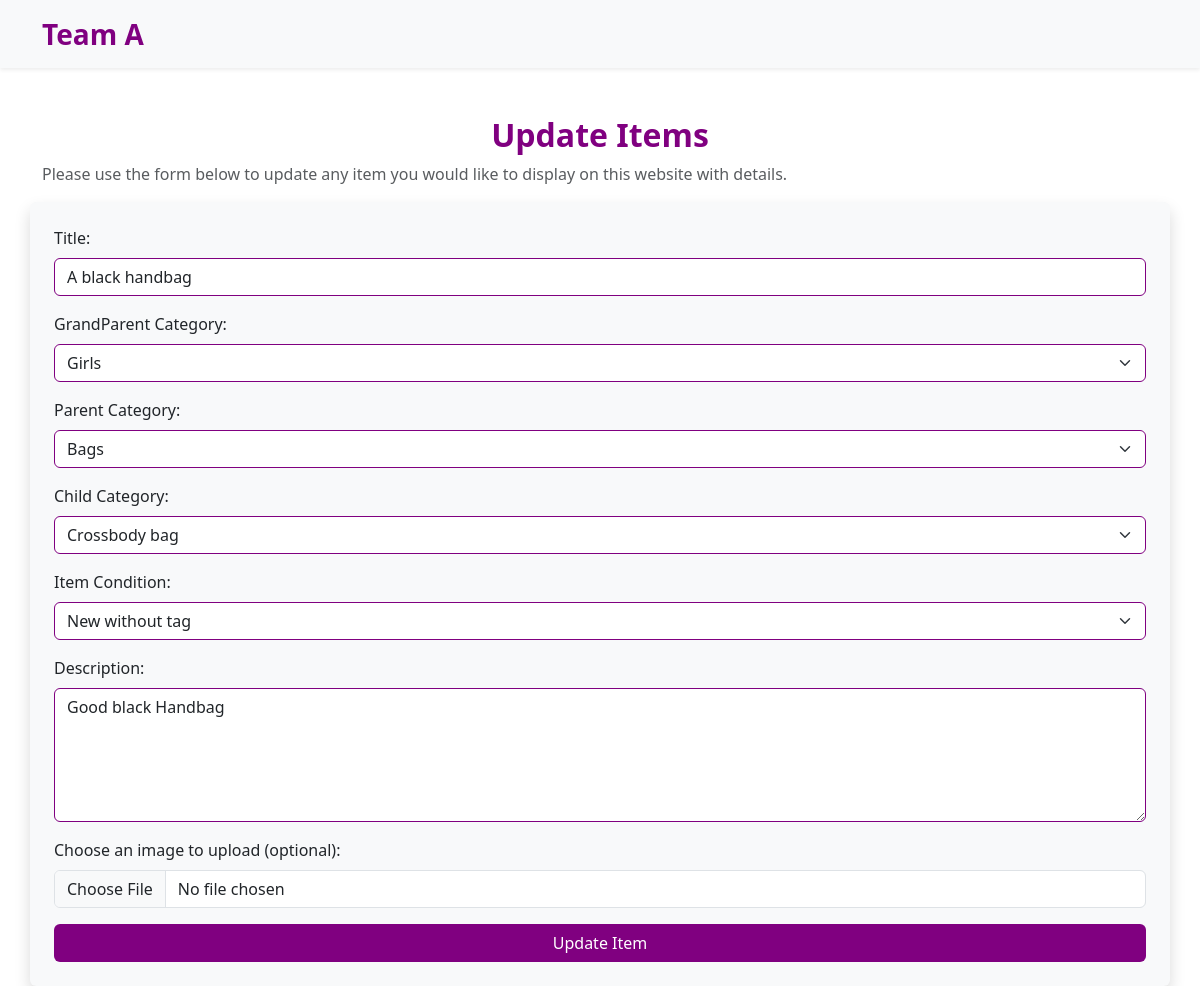
The page /update_item.php?item_id=30 (signed in) on the database its author committed.
### tables this page shows
CREATE TABLE `items` (
  `item_id` int(11) NOT NULL,
  `user_id` int(11) NOT NULL,
  `category_id` int(11) NOT NULL,
  `status_id` int(11) NOT NULL,
  `size_id` int(11) DEFAULT NULL,
  `condition_id` int(11) NOT NULL,
  `title` varchar(75) NOT NULL,
  `description` text DEFAULT NULL,
  `date_added` datetime DEFAULT current_timestamp(),
  `date_altered` datetime DEFAULT curdate() ON UPDATE current_timestamp()
);

CREATE TABLE `categories` (
  `category_id` int(11) NOT NULL,
  `category_name` varchar(20) NOT NULL,
  `parent_category_id` int(11) DEFAULT NULL
);

CREATE TABLE `conditions` (
  `condition_id` int(11) NOT NULL,
  `condition_name` varchar(50) NOT NULL
);

### update_item.php (the view, shortened to what this page needs)
<?php
require_once "connect.php";
function fetchData($conn, $table) {
    $stmt = $conn->prepare("SELECT * FROM $table");
    $stmt->execute();
    return $stmt->fetchAll(PDO::FETCH_ASSOC);
}
$categories = fetchData($conn, "categories");
$conditions = fetchData($conn, "conditions");
$item_id = $_GET['item_id'] ?? null;
$stmt = $conn->prepare("
    SELECT i.*,
           c1.category_id AS grandparent_id,
           c2.category_id AS parent_id,
           c3.category_id AS child_id,
           s.size_id,
           cond.condition_name
    FROM items i
    LEFT JOIN categories c3 ON i.category_id = c3.category_id
    LEFT JOIN categories c2 ON c3.parent_category_id = c2.category_id
    LEFT JOIN categories c1 ON c2.parent_category_id = c1.category_id
    LEFT JOIN sizes s ON i.size_id = s.size_id
    LEFT JOIN conditions cond ON i.condition_id = cond.condition_id
    WHERE i.item_id = :item_id
");
$stmt->execute(['item_id' => $item_id]);
$item = $stmt->fetch(PDO::FETCH_ASSOC);
?>
<!DOCTYPE html>
<html lang="en">
<head>
    <link rel="stylesheet" href="assets/css/bootstrap.css">
</head>
<body>
    <header class="mb-5 sticky-top">
        <nav class="navbar bg-light shadow-sm">
            <div class="container">
                <a href="index.php" class="navbar-brand fw-bold text-purple fs-3">Team A</a>
            </div>
        </nav>
    </header>
    <main class="container mt-4">
        <h2>Update Items</h2>
        <p class="text-muted">Please use the form below to update any item you would like to display on this website with details.</p>
    </main>
    <div class="container bg-light p-4 shadow rounded">
        <form method="post" enctype="multipart/form-data" onsubmit="return confirmUpdate();">
            <div class="mb-3">
                <label for="ItemName" class="form-label">Title:</label>
                <input type="text" class="form-control custom-border" name="ItemName" value="<?= htmlspecialchars($item['title']) ?>" required>
            </div>
      <div class="mb-3">
      <label class="form-label">GrandParent Category:</label>
<select class='form-select' name='grandparent_category' id='grandparent_category' required>
    <?php foreach ($categories as $cat): ?>
        <?php if ($cat['parent_category_id'] === null): ?>
            <option value="<?= $cat['category_id'] ?>" <?= ($item['grandparent_id'] == $cat['category_id']) ? 'selected' : '' ?>>
                <?= htmlspecialchars($cat['category_name']) ?>
            </option>
        <?php endif; ?>
    <?php endforeach; ?>
</select>
        </div>
<div class="mb-3">
<label class="form-label">Parent Category:</label>
<select class='form-select' name='parent_category' id='parent_category' data-selected="<?= $item['parent_id'] ?>" required>
    <option value=''>Select Parent Category</option>
</select>
        </div>
<div class="mb-3">
<label class="form-label">Child Category:</label>
<select class='form-select' name='child_category' id='child_category' data-selected="<?= $item['child_id'] ?>" required>
    <option value=''>Select Child Category</option>
</select>
        </div>
            <div class="mb-3">
                <label for="condition" class="form-label">Item Condition:</label>
                <select class="form-select" name="condition" required>
                    <?php foreach ($conditions as $condition): ?>
                        <option value="<?= $condition['condition_id'] ?>" <?= ($item['condition_id'] == $condition['condition_id']) ? 'selected' : '' ?>>
                            <?= htmlspecialchars($condition['condition_name']) ?>
                        </option>
                    <?php endforeach; ?>
                </select>
            </div>
            <div class="mb-3">
                <label for="description" class="form-label">Description:</label>
                <textarea id="description" class="form-control custom-border" name="description" rows="5" required><?= htmlspecialchars($item['description']) ?></textarea>
            </div>
            <div class="mb-3">
                <label for="image" class="form-label">Choose an image to upload (optional):</label>
                <input type="file" class="form-control" id="image" name="image" accept="image/*">
            </div>
            <button type="submit" class="btn btn-purple w-100">Update Item</button>
        </form>
    </div>
</body>
</html>

### update_item.php (style rules this page uses)
.navbar-brand { color: purple; }
.btn-purple { background-color: purple; color: white; }
.form-select { width: 100%; border-color: purple; }
.custom-border { border-color: purple; }
main h2 { text-align: center; color: purple; font-weight: bold; }

### rows shown on the page
items: ItemName "A black handbag", parent_category "Bags", child_category "Crossbody bag", condition "New without tag", description "Good black Handbag"

### other values the page prints
form field grandparent_category "Girls"
